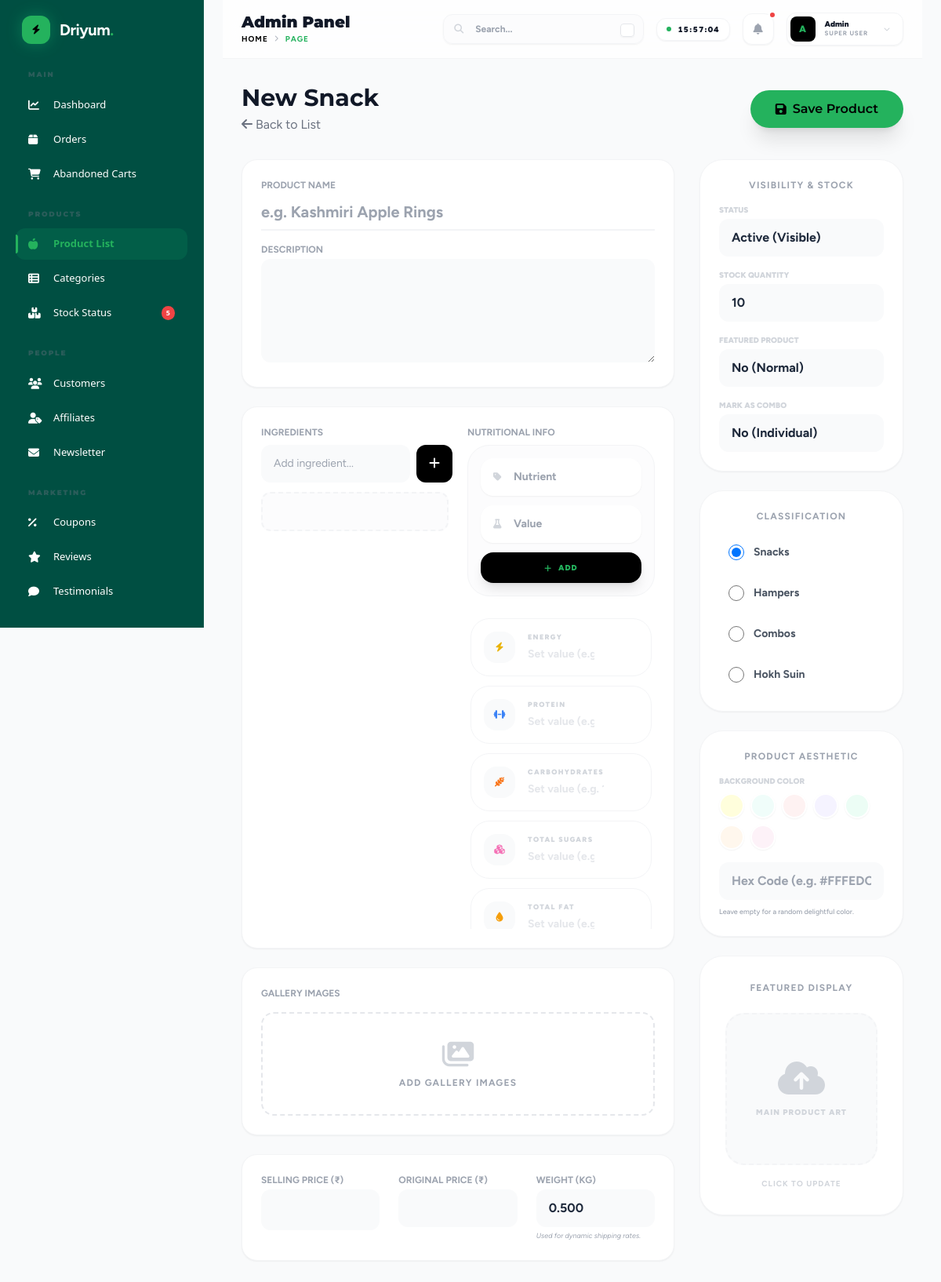
Page /admin/product_form.php (signed in) on the committed database.
### tables this page shows
CREATE TABLE `categories` (
  `id` int(11) NOT NULL,
  `name` varchar(255) NOT NULL,
  `slug` varchar(255) NOT NULL,
  `description` text DEFAULT NULL,
  `image` varchar(500) DEFAULT NULL,
  `parent_id` int(11) DEFAULT NULL,
  `is_active` tinyint(1) DEFAULT 1,
  `sort_order` int(11) DEFAULT 0,
  `created_at` timestamp NOT NULL DEFAULT current_timestamp(),
  `updated_at` timestamp NOT NULL DEFAULT current_timestamp() ON UPDATE current_timestamp()
);

### config/database.php (called while the page is built, shortened)
<?php
function get_db_connection() {
    static $conn = null;
    if ($conn === null) {
        $conn = @mysqli_connect(DB_HOST, DB_USER, DB_PASS, DB_NAME);
        mysqli_set_charset($conn, "utf8mb4");
        mysqli_query($conn, "SET time_zone = '+05:30'");
    }
    return $conn;
}

### admin/product_form.php (the view, shortened to what this page needs)
<?php
require_once '../config/database.php';
?>
<?php include 'includes/header.php'; ?>
<?php
$id = isset($_GET['id']) ? (int)$_GET['id'] : 0;
$product = [
    'name' => '', 'category_id' => 1, 'price' => '', 'original_price' => '',
    'description' => '', 'ingredients' => '', 'nutritional_info' => '',
    'image' => '', 'stock' => 10, 'is_active' => 1, 'is_featured' => 0, 'is_combo' => 0, 'bg_color' => '', 'weight' => '0.500'
];
$cats_res = get_db_connection()->query("SELECT * FROM categories");
$cats = [];
while($row = $cats_res->fetch_assoc()) $cats[] = $row;
?>
<div class="max-w-6xl mx-auto pb-20">
    <div class="mb-8 flex justify-between items-center">
        <div>
             <h1 class="text-3xl font-heading font-bold text-gray-900"><?php echo $id ? 'Edit Snack' : 'New Snack'; ?></h1>
             <a href="products.php" class="text-gray-500 hover:text-black mt-1 inline-block"><i class="fas fa-arrow-left"></i> Back to List</a>
        </div>
        <div class="flex gap-2">
             <button type="submit" form="pform" class="btn-chunky bg-[#24B25D] text-black px-8 py-3 hover:scale-105 border-none shadow-xl transform transition">
                  <i class="fas fa-save mr-2"></i> Save Product
             </button>
        </div>
    </div>
    <form id="pform" method="POST" enctype="multipart/form-data" class="grid grid-cols-1 lg:grid-cols-3 gap-8">
        <div class="lg:col-span-2 space-y-6">
            <div class="bg-white p-6 rounded-[20px] shadow-sm border border-gray-100">
                <div class="space-y-4">
                    <div>
                        <label class="block text-xs font-bold uppercase text-gray-400 mb-1">Product Name</label>
                        <input type="text" name="name" value="<?php echo htmlspecialchars($product['name']); ?>" required class="w-full text-xl font-bold border-b-2 border-gray-100 focus:border-[#24B25D] outline-none py-2" placeholder="e.g. Kashmiri Apple Rings">
                    </div>
                    <div>
                        <label class="block text-xs font-bold uppercase text-gray-400 mb-1">Description</label>
                        <textarea name="description" rows="5" class="w-full bg-gray-50 rounded-xl p-4 text-sm focus:outline-none focus:ring-2 focus:ring-[#24B25D]"><?php echo htmlspecialchars($product['description']); ?></textarea>
                    </div>
                </div>
            </div>
             <div class="bg-white p-6 rounded-[20px] shadow-sm border border-gray-100 grid grid-cols-1 md:grid-cols-2 gap-6">
                <div>
                    <label class="block text-xs font-bold uppercase text-gray-400 mb-2">Ingredients</label>
                    <div id="ingredient-manager" class="space-y-3">
                        <div class="flex gap-2">
                            <input type="text" id="ing-input" placeholder="Add ingredient..." class="flex-1 bg-gray-50 rounded-xl px-4 py-3 text-sm focus:outline-none focus:ring-2 focus:ring-[#24B25D]">
                            <button type="button" onclick="addIngredient()" class="bg-black text-white px-4 py-3 rounded-xl transition hover:bg-[#24B25D] hover:text-black">
                                <i class="fas fa-plus"></i>
                            </button>
                        </div>
                        <div id="ing-list" class="flex flex-wrap gap-2 min-h-[50px] p-2 bg-gray-50/50 rounded-xl border-2 border-dashed border-gray-100">
                        </div>
                    </div>
                </div>
                <div>
                    <label class="block text-xs font-bold uppercase text-gray-400 mb-2">Nutritional Info</label>
                    <div id="nutrition-manager" class="space-y-6">
                        <div class="flex flex-col gap-3 bg-gray-50/50 p-4 rounded-[28px] border border-gray-100">
                            <div class="flex-1 relative">
                                <i class="fas fa-tag absolute left-4 top-1/2 -translate-y-1/2 text-gray-300 text-xs"></i>
                                <input type="text" id="nut-label" placeholder="Nutrient" class="w-full bg-white rounded-2xl pl-10 pr-4 py-3 text-sm font-bold border-2 border-transparent focus:border-[#24B25D] outline-none transition-all shadow-sm">
                            </div>
                            <div class="flex-1 relative">
                                <i class="fas fa-flask absolute left-4 top-1/2 -translate-y-1/2 text-gray-300 text-xs"></i>
                                <input type="text" id="nut-value" placeholder="Value" class="w-full bg-white rounded-2xl pl-10 pr-4 py-3 text-sm font-bold border-2 border-transparent focus:border-[#24B25D] outline-none transition-all shadow-sm">
                            </div>
                            <button type="button" onclick="addNutrition()" class="bg-black text-[#24B25D] px-6 py-3 rounded-2xl font-black text-[10px] uppercase tracking-widest hover:scale-105 active:scale-95 transition-all shadow-lg flex items-center justify-center gap-2">
                                <i class="fas fa-plus"></i> Add
                            </button>
                        </div>
                        <div id="nut-list" class="grid grid-cols-1 gap-3 max-h-[400px] overflow-y-auto p-1 custom-scroll">
                        </div>
                    </div>
                </div>
            </div>
            <div class="bg-white p-6 rounded-[20px] shadow-sm border border-gray-100">
                <label class="block text-xs font-bold uppercase text-gray-400 mb-4">Gallery Images</label>
                <div id="gallery-container" class="space-y-4">
                    <div class="border-2 border-dashed border-gray-200 rounded-2xl p-8 hover:bg-gray-50 hover:border-[#24B25D] transition cursor-pointer relative overflow-hidden group text-center">
                        <i class="fas fa-images text-4xl text-gray-300 mb-2 group-hover:text-[#24B25D] transition"></i>
                        <p class="text-xs font-bold text-gray-400 uppercase tracking-widest">Add Gallery Images</p>
                    </div>
                </div>
            </div>
            <div class="bg-white p-6 rounded-[20px] shadow-sm border border-gray-100 grid grid-cols-1 md:grid-cols-3 gap-6">
                 <div>
                    <label class="block text-xs font-bold uppercase text-gray-400 mb-1">Selling Price (₹)</label>
                    <input type="number" step="1" name="price" value="<?php echo $product['price']; ?>" required class="w-full bg-gray-50 rounded-xl px-4 py-3 font-black text-xl focus:ring-2 focus:ring-[#24B25D] outline-none">
                </div>
                <div>
                    <label class="block text-xs font-bold uppercase text-gray-400 mb-1">Original Price (₹)</label>
                    <input type="number" step="1" name="original_price" value="<?php echo $product['original_price']; ?>" class="w-full bg-gray-50 rounded-xl px-4 py-3 text-gray-400 font-bold focus:ring-2 focus:ring-[#24B25D] outline-none">
                </div>
                <div>
                    <label class="block text-xs font-bold uppercase text-gray-400 mb-1">Weight (KG)</label>
                    <input type="number" step="0.001" name="weight" value="<?php echo $product['weight'] ?: '0.500'; ?>" required class="w-full bg-gray-50 rounded-xl px-4 py-3 font-bold focus:ring-2 focus:ring-[#24B25D] outline-none" placeholder="e.g. 0.250">
                    <p class="text-[9px] text-gray-400 mt-1 italic">Used for dynamic shipping rates.</p>
                </div>
            </div>
        </div>
        <div class="space-y-6">
            <div class="bg-white p-6 rounded-[30px] shadow-sm border border-gray-100">
                <label class="block text-xs font-bold uppercase text-gray-400 mb-4 tracking-widest text-center">Visibility & Stock</label>
                <div class="space-y-4">
                    <div>
                        <label class="block text-[10px] font-black uppercase text-gray-300 mb-1">Status</label>
                        <select name="is_active" class="w-full bg-gray-50 rounded-xl px-4 py-3 font-bold focus:ring-2 focus:ring-[#24B25D] outline-none appearance-none">
                            <option value="1" <?php echo $product['is_active']?'selected':''; ?>>Active (Visible)</option>
                        </select>
                    </div>
                    <div>
                        <label class="block text-[10px] font-black uppercase text-gray-300 mb-1">Stock Quantity</label>
                        <input type="number" name="stock" value="<?php echo $product['stock']; ?>" required class="w-full bg-gray-50 rounded-xl px-4 py-3 font-bold focus:ring-2 focus:ring-[#24B25D] outline-none">
                    </div>
                    <div>
                        <label class="block text-[10px] font-black uppercase text-gray-300 mb-1">Featured Product</label>
                        <select name="is_featured" class="w-full bg-gray-50 rounded-xl px-4 py-3 font-bold focus:ring-2 focus:ring-[#24B25D] outline-none appearance-none">
                            <option value="0" <?php echo !$product['is_featured']?'selected':''; ?>>No (Normal)</option>
                        </select>
                    </div>
                    <div>
                        <label class="block text-[10px] font-black uppercase text-gray-300 mb-1">Mark as Combo</label>
                        <select name="is_combo" class="w-full bg-gray-50 rounded-xl px-4 py-3 font-bold focus:ring-2 focus:ring-[#24B25D] outline-none appearance-none">
                            <option value="0" <?php echo !$product['is_combo']?'selected':''; ?>>No (Individual)</option>
                        </select>
                    </div>
                </div>
            </div>
            <div class="bg-white p-6 rounded-[30px] shadow-sm border border-gray-100">
                <label class="block text-xs font-bold uppercase text-gray-400 mb-4 tracking-widest text-center">Classification</label>
                <div class="space-y-2 max-h-60 overflow-y-auto pr-2 custom-scroll">
                    <?php foreach ($cats as $c): ?>
                    <label class="flex items-center gap-3 cursor-pointer p-3 hover:bg-gray-50 rounded-xl group transition">
                        <input type="radio" name="category_id" value="<?php echo $c['id']; ?>" <?php echo $product['category_id']==$c['id']?'checked':''; ?> class="w-5 h-5 text-[#24B25D] focus:ring-[#24B25D]">
                        <span class="font-bold text-sm text-gray-600 group-hover:text-black transition"><?php echo $c['name']; ?></span>
                    </label>
                    <?php endforeach; ?>
                </div>
            </div>
            <div class="bg-white p-6 rounded-[30px] shadow-sm border border-gray-100">
                <label class="block text-xs font-bold uppercase text-gray-400 mb-4 tracking-widest text-center">Product Aesthetic</label>
                <div>
                    <label class="block text-[10px] font-black uppercase text-gray-300 mb-2">Background Color</label>
                    <div class="flex flex-wrap gap-2 mb-4">
                        <?php
                        $colors = ['#FFFEDC', '#F0FDFA', '#FEF2F2', '#F5F3FF', '#ECFDF5', '#FFF7ED', '#FDF2F8'];
                        foreach($colors as $c): ?>
                            <button type="button" onclick="document.getElementById('bg_color_input').value='<?php echo $c; ?>'"
                                    class="w-8 h-8 rounded-full border-2 border-white shadow-sm hover:scale-110 transition"
                                    style="background-color: <?php echo $c; ?>"></button>
                        <?php endforeach; ?>
                    </div>
                    <input type="text" name="bg_color" id="bg_color_input" value="<?php echo htmlspecialchars($product['bg_color']); ?>"
                           placeholder="Hex Code (e.g. #FFFEDC)"
                           class="w-full bg-gray-50 rounded-xl px-4 py-3 font-bold focus:ring-2 focus:ring-[#24B25D] outline-none">
                    <p class="text-[9px] text-gray-400 mt-2 font-medium">Leave empty for a random delightful color.</p>
                </div>
            </div>
            <div class="bg-white p-8 rounded-[30px] shadow-sm border border-gray-100 text-center relative group overflow-hidden">
                <label class="block text-xs font-bold uppercase text-gray-400 mb-6 tracking-widest">Featured Display</label>
                <div class="relative aspect-square bg-gray-50 rounded-3xl border-2 border-dashed border-gray-100 group-hover:border-[#24B25D] transition-all flex items-center justify-center overflow-hidden">
                    <div id="featured-placeholder" class="<?php echo $product['image'] ? 'hidden' : ''; ?> text-gray-300">
                        <i class="fas fa-cloud-upload-alt text-5xl mb-3 group-hover:scale-110 transition-transform"></i>
                        <p class="text-[10px] font-black uppercase tracking-widest">Main Product Art</p>
                    </div>
                </div>
                <p class="mt-4 text-[10px] font-bold text-gray-300 uppercase tracking-widest">Click to update</p>
            </div>
        </div>
    </form>
</div>
</body>
</html>

### assets/css/chunky.css (style rules this page uses)
:root { --color-bg: #FFFEDC; --color-primary: #24B25D; --color-primary-dark: #17775D; --color-text: #111827; --color-bg-card: #ffffff; --shadow-chunk: 0 8px 0 rgba(0, 0, 0, 0.05), 0 12px 24px rgba(0, 0, 0, 0.1); --shadow-float: 0 10px 30px -5px rgba(25, 220, 126, 0.3); --font-heading: 'Montserrat', sans-serif; --font-body: 'Figtree', sans-serif; --font-cute: 'Delius', cursive; --radius-l: 24px; --radius-xl: 40px; --radius-pill: 100px; }
body { background-color: var(--color-bg); color: var(--color-text); font-family: var(--font-body); -webkit-font-smoothing: antialiased; overflow-x: clip; }
h1, h2, h3, h4, h5, h6 { font-family: var(--font-heading); }
.btn-chunky { display: inline-flex; align-items: center; justify-content: center; padding: 0.8rem 2rem; border-radius: var(--radius-pill); font-family: var(--font-heading); font-weight: 600; transition: all 0.2s cubic-bezier(0.34, 1.56, 0.64, 1); border: 3px solid transparent; }
:root { --heading-clamp: clamp(2.5rem, 8vw, 6rem); --subheading-clamp: clamp(1.25rem, 3vw, 2.5rem); }

### admin/includes/header.php (style rules this page uses)
body { font-family: 'Figtree', sans-serif; background-color: #fcfdfe; color: #1e293b; }

### rows in the picture
categories: category_id "☑ Snacks", name "Snacks"
categories: category_id "☐ Hampers", name "Hampers"
categories: category_id "☐ Combos", name "Combos"
categories: category_id "☐ Hokh Suin", name "Hokh Suin"

### other values in the picture
$low_stock_count "5"
$page_titles[$curr_page] "Admin Panel"
$page_titles[$curr_page] "PAGE"
